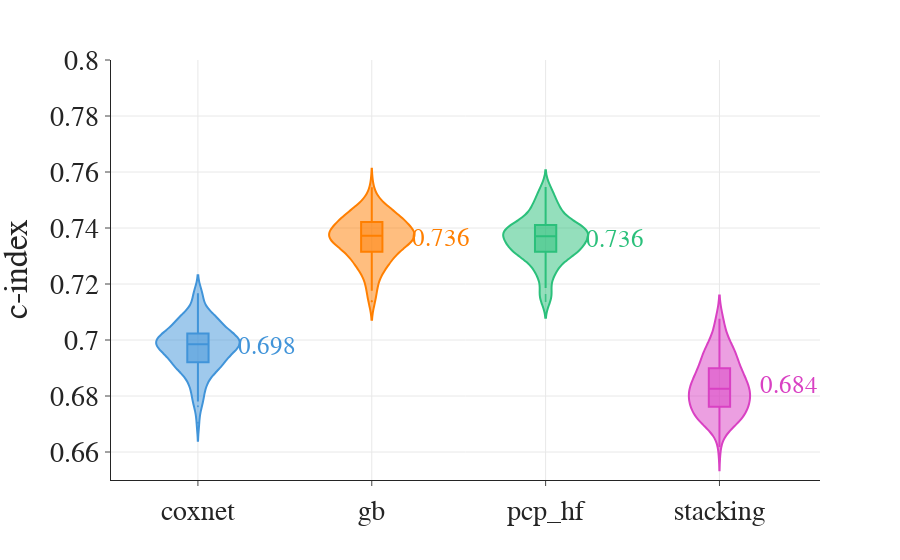

Notebook cell for this chart:
### Code cell
merged_metrics_selected = dict_subset(('coxnet', 'gb', 'pcp_hf', 'stacking'), merged_metrics_cohort_weighted)

fig = plot_merged_metrics(merged_metrics_selected)
fig.show()

### Figure 1 — Plotly figure (JSON) as saved in the notebook; plotly's stock layout.template omitted (floating-point values rounded to 4 significant figures; data arrays with more than 128 entries replaced by an {"elided": "..."} marker saying what was removed)
{"data": [{"alignmentgroup": "True", "box": {"visible": true}, "hovertemplate": "method_original=%{x}<br>c-index=%{y}<extra></extra>", "legendgroup": "coxnet", "marker": {"color": "#4194D9", "opacity": 0.9, "size": 2}, "name": "coxnet", "offsetgroup": "coxnet", "orientation": "v", "scalegroup": "True", "showlegend": true, "type": "violin", "x": ["coxnet", "coxnet", "coxnet", "coxnet", "coxnet", "coxnet", "coxnet", "coxnet", "coxnet", "coxnet", "coxnet", "coxnet", "coxnet", "coxnet", "coxnet", "coxnet", "coxnet", "coxnet", "coxnet", "coxnet", "coxnet", "coxnet", "coxnet", "coxnet", "coxnet", "coxnet", "coxnet", "coxnet", "coxnet", "coxnet", "coxnet", "coxnet", "coxnet", "coxnet", "coxnet", "coxnet", "coxnet", "coxnet", "coxnet", "coxnet", "coxnet", "coxnet", "coxnet", "coxnet", "coxnet", "coxnet", "coxnet", "coxnet", "coxnet", "coxnet", "coxnet", "coxnet", "coxnet", "coxnet", "coxnet", "coxnet", "coxnet", "coxnet", "coxnet", "coxnet", "coxnet", "coxnet", "coxnet", "coxnet", "coxnet", "coxnet", "coxnet", "coxnet", "coxnet", "coxnet", "coxnet", "coxnet", "coxnet", "coxnet", "coxnet", "coxnet", "coxnet", "coxnet", "coxnet", "coxnet", "coxnet", "coxnet", "coxnet", "coxnet", "coxnet", "coxnet", "coxnet", "coxnet", "coxnet", "coxnet", "coxnet", "coxnet", "coxnet", "coxnet", "coxnet", "coxnet", "coxnet", "coxnet", "coxnet", "coxnet"], "x0": " ", "xaxis": "x", "y": [0.6923, 0.7044, 0.6852, 0.6938, 0.6956, 0.6909, 0.6705, 0.6987, 0.6846, 0.6764, 0.6998, 0.6982, 0.6959, 0.6931, 0.678, 0.7004, 0.6897, 0.6991, 0.694, 0.7019, 0.7, 0.7074, 0.6993, 0.7066, 0.7151, 0.7055, 0.6848, 0.7024, 0.6783, 0.6967, 0.6999, 0.6981, 0.6951, 0.6891, 0.6945, 0.703, 0.6925, 0.6916, 0.7154, 0.6959, 0.7081, 0.7026, 0.6903, 0.6884, 0.7092, 0.6999, 0.7021, 0.6907, 0.6913, 0.6898, 0.6918, 0.701, 0.6996, 0.7099, 0.7062, 0.7059, 0.6985, 0.6889, 0.6835, 0.7068, 0.6966, 0.7093, 0.6927, 0.7052, 0.7088, 0.6818, 0.69, 0.7023, 0.6855, 0.7092, 0.707, 0.6971, 0.6986, 0.6982, 0.7018, 0.6992, 0.7162, 0.7011, 0.6974, 0.6954, 0.6908, 0.7059, 0.702, 0.6992, 0.6964, 0.7019, 0.7015, 0.6799, 0.6974, 0.7167, 0.6984, 0.6963, 0.7077, 0.7007, 0.6997, 0.6909, 0.7045, 0.7013, 0.697, 0.6976], "y0": " ", "yaxis": "y"}, {"alignmentgroup": "True", "box": {"visible": true}, "hovertemplate": "method_original=%{x}<br>c-index=%{y}<extra></extra>", "legendgroup": "gb", "marker": {"color": "#FF7F00", "opacity": 0.9, "size": 2}, "name": "gb", "offsetgroup": "gb", "orientation": "v", "scalegroup": "True", "showlegend": true, "type": "violin", "x": ["gb", "gb", "gb", "gb", "gb", "gb", "gb", "gb", "gb", "gb", "gb", "gb", "gb", "gb", "gb", "gb", "gb", "gb", "gb", "gb", "gb", "gb", "gb", "gb", "gb", "gb", "gb", "gb", "gb", "gb", "gb", "gb", "gb", "gb", "gb", "gb", "gb", "gb", "gb", "gb", "gb", "gb", "gb", "gb", "gb", "gb", "gb", "gb", "gb", "gb", "gb", "gb", "gb", "gb", "gb", "gb", "gb", "gb", "gb", "gb", "gb", "gb", "gb", "gb", "gb", "gb", "gb", "gb", "gb", "gb", "gb", "gb", "gb", "gb", "gb", "gb", "gb", "gb", "gb", "gb", "gb", "gb", "gb", "gb", "gb", "gb", "gb", "gb", "gb", "gb", "gb", "gb", "gb", "gb", "gb", "gb", "gb", "gb", "gb", "gb"], "x0": " ", "xaxis": "x", "y": [0.7319, 0.7274, 0.7359, 0.7427, 0.7376, 0.718, 0.7254, 0.734, 0.7334, 0.7237, 0.7345, 0.7286, 0.7422, 0.7339, 0.7286, 0.7482, 0.7428, 0.7349, 0.7415, 0.7428, 0.7353, 0.7413, 0.7456, 0.7421, 0.7382, 0.7376, 0.7192, 0.7467, 0.7215, 0.7383, 0.7502, 0.7434, 0.7308, 0.7232, 0.7316, 0.7383, 0.7387, 0.7401, 0.7475, 0.7297, 0.7364, 0.734, 0.7368, 0.7283, 0.7454, 0.7336, 0.7428, 0.7138, 0.7363, 0.7313, 0.7244, 0.7499, 0.7372, 0.745, 0.7437, 0.7439, 0.7386, 0.7176, 0.7284, 0.7393, 0.7352, 0.7448, 0.7421, 0.7375, 0.7435, 0.7243, 0.7281, 0.7358, 0.7372, 0.7396, 0.7402, 0.735, 0.7391, 0.7341, 0.745, 0.7383, 0.7472, 0.739, 0.7256, 0.7353, 0.7294, 0.7393, 0.7347, 0.7346, 0.7377, 0.739, 0.7439, 0.7139, 0.7398, 0.7545, 0.7361, 0.7318, 0.7478, 0.741, 0.7373, 0.7305, 0.745, 0.7315, 0.728, 0.7361], "y0": " ", "yaxis": "y"}, {"alignmentgroup": "True", "box": {"visible": true}, "hovertemplate": "method_original=%{x}<br>c-index=%{y}<extra></extra>", "legendgroup": "pcp_hf", "marker": {"color": "#2BC07B", "opacity": 0.9, "size": 2}, "name": "pcp_hf", "offsetgroup": "pcp_hf", "orientation": "v", "scalegroup": "True", "showlegend": true, "type": "violin", "x": ["pcp_hf", "pcp_hf", "pcp_hf", "pcp_hf", "pcp_hf", "pcp_hf", "pcp_hf", "pcp_hf", "pcp_hf", "pcp_hf", "pcp_hf", "pcp_hf", "pcp_hf", "pcp_hf", "pcp_hf", "pcp_hf", "pcp_hf", "pcp_hf", "pcp_hf", "pcp_hf", "pcp_hf", "pcp_hf", "pcp_hf", "pcp_hf", "pcp_hf", "pcp_hf", "pcp_hf", "pcp_hf", "pcp_hf", "pcp_hf", "pcp_hf", "pcp_hf", "pcp_hf", "pcp_hf", "pcp_hf", "pcp_hf", "pcp_hf", "pcp_hf", "pcp_hf", "pcp_hf", "pcp_hf", "pcp_hf", "pcp_hf", "pcp_hf", "pcp_hf", "pcp_hf", "pcp_hf", "pcp_hf", "pcp_hf", "pcp_hf", "pcp_hf", "pcp_hf", "pcp_hf", "pcp_hf", "pcp_hf", "pcp_hf", "pcp_hf", "pcp_hf", "pcp_hf", "pcp_hf", "pcp_hf", "pcp_hf", "pcp_hf", "pcp_hf", "pcp_hf", "pcp_hf", "pcp_hf", "pcp_hf", "pcp_hf", "pcp_hf", "pcp_hf", "pcp_hf", "pcp_hf", "pcp_hf", "pcp_hf", "pcp_hf", "pcp_hf", "pcp_hf", "pcp_hf", "pcp_hf", "pcp_hf", "pcp_hf", "pcp_hf", "pcp_hf", "pcp_hf", "pcp_hf", "pcp_hf", "pcp_hf", "pcp_hf", "pcp_hf", "pcp_hf", "pcp_hf", "pcp_hf", "pcp_hf", "pcp_hf", "pcp_hf", "pcp_hf", "pcp_hf", "pcp_hf", "pcp_hf"], "x0": " ", "xaxis": "x", "y": [0.7407, 0.7371, 0.7299, 0.7378, 0.7291, 0.7373, 0.7154, 0.7373, 0.7275, 0.7139, 0.7428, 0.7388, 0.7452, 0.7371, 0.7382, 0.7389, 0.737, 0.7473, 0.7408, 0.7339, 0.7387, 0.7416, 0.7482, 0.7293, 0.7383, 0.7316, 0.7246, 0.7388, 0.7258, 0.7242, 0.7381, 0.741, 0.7366, 0.7326, 0.7226, 0.7326, 0.7361, 0.7331, 0.7468, 0.7413, 0.7339, 0.7358, 0.7281, 0.7323, 0.7517, 0.7372, 0.7525, 0.7239, 0.7374, 0.7161, 0.7147, 0.7541, 0.7426, 0.7485, 0.7403, 0.7265, 0.7314, 0.7336, 0.7344, 0.7308, 0.7315, 0.7352, 0.738, 0.7412, 0.7419, 0.7314, 0.7308, 0.7359, 0.7281, 0.7461, 0.7331, 0.723, 0.7334, 0.7383, 0.7376, 0.74, 0.7395, 0.7412, 0.7185, 0.7305, 0.7303, 0.7393, 0.733, 0.7411, 0.7352, 0.744, 0.7508, 0.7318, 0.7471, 0.7507, 0.744, 0.7186, 0.7546, 0.734, 0.7449, 0.7402, 0.7322, 0.74, 0.7344, 0.7472], "y0": " ", "yaxis": "y"}, {"alignmentgroup": "True", "box": {"visible": true}, "hovertemplate": "method_original=%{x}<br>c-index=%{y}<extra></extra>", "legendgroup": "stacking", "marker": {"color": "#D941C3", "opacity": 0.9, "size": 2}, "name": "stacking", "offsetgroup": "stacking", "orientation": "v", "scalegroup": "True", "showlegend": true, "type": "violin", "x": ["stacking", "stacking", "stacking", "stacking", "stacking", "stacking", "stacking", "stacking", "stacking", "stacking", "stacking", "stacking", "stacking", "stacking", "stacking", "stacking", "stacking", "stacking", "stacking", "stacking", "stacking", "stacking", "stacking", "stacking", "stacking", "stacking", "stacking", "stacking", "stacking", "stacking", "stacking", "stacking", "stacking", "stacking", "stacking", "stacking", "stacking", "stacking", "stacking", "stacking", "stacking", "stacking", "stacking", "stacking", "stacking", "stacking", "stacking", "stacking", "stacking", "stacking", "stacking", "stacking", "stacking", "stacking", "stacking", "stacking", "stacking", "stacking", "stacking", "stacking", "stacking", "stacking", "stacking", "stacking", "stacking", "stacking", "stacking", "stacking", "stacking", "stacking", "stacking", "stacking", "stacking", "stacking", "stacking", "stacking", "stacking", "stacking", "stacking", "stacking", "stacking", "stacking", "stacking", "stacking", "stacking", "stacking", "stacking", "stacking", "stacking", "stacking", "stacking", "stacking", "stacking", "stacking", "stacking", "stacking", "stacking", "stacking", "stacking", "stacking"], "x0": " ", "xaxis": "x", "y": [0.6776, 0.6759, 0.6832, 0.6896, 0.6774, 0.6712, 0.6803, 0.6733, 0.677, 0.6732, 0.6811, 0.6882, 0.7076, 0.6844, 0.6928, 0.6951, 0.6917, 0.6967, 0.6922, 0.6727, 0.6777, 0.6836, 0.6974, 0.681, 0.6828, 0.6824, 0.6618, 0.6799, 0.6805, 0.6809, 0.6897, 0.6917, 0.6895, 0.6703, 0.6696, 0.6786, 0.6699, 0.6729, 0.6952, 0.6832, 0.6796, 0.6838, 0.6866, 0.6857, 0.6992, 0.6895, 0.6986, 0.6708, 0.6866, 0.6877, 0.6722, 0.7074, 0.6867, 0.6716, 0.6934, 0.6769, 0.6787, 0.674, 0.6951, 0.681, 0.6834, 0.687, 0.6809, 0.6901, 0.6878, 0.6762, 0.7066, 0.6752, 0.6867, 0.6882, 0.6718, 0.6697, 0.6719, 0.6991, 0.6972, 0.6999, 0.6833, 0.6936, 0.6766, 0.6723, 0.6759, 0.682, 0.6934, 0.6803, 0.6778, 0.6738, 0.6961, 0.6819, 0.6859, 0.7036, 0.6778, 0.6721, 0.6839, 0.6703, 0.7028, 0.6755, 0.6946, 0.6862, 0.6761, 0.6808], "y0": " ", "yaxis": "y"}], "layout": {"annotations": [{"font": {"color": "#4194D9", "size": 25}, "showarrow": false, "text": "0.698", "x": 0.4, "y": 0.6976}, {"font": {"color": "#FF7F00", "size": 25}, "showarrow": false, "text": "0.736", "x": 1.4, "y": 0.7361}, {"font": {"color": "#2BC07B", "size": 25}, "showarrow": false, "text": "0.736", "x": 2.4, "y": 0.736}, {"font": {"color": "#D941C3", "size": 25}, "showarrow": false, "text": "0.684", "x": 3.4, "y": 0.6837}], "bargroupgap": 0.1, "font": {"family": "Calibri", "size": 28}, "legend": {"itemsizing": "constant", "title": {"font": {"color": "rgba(0,0,0,0)"}, "text": "method_original"}, "tracegroupgap": 0}, "margin": {"t": 60}, "showlegend": false, "violinmode": "overlay", "xaxis": {"anchor": "y", "categoryarray": ["coxnet", "gb", "pcp_hf", "stacking"], "categoryorder": "array", "domain": [0, 1], "showgrid": true, "ticktext": {"elided": "400 str values"}, "title": {}}, "yaxis": {"anchor": "x", "domain": [0, 1], "range": [0.65, 0.8], "showgrid": true, "title": {"text": "c-index"}}}}
